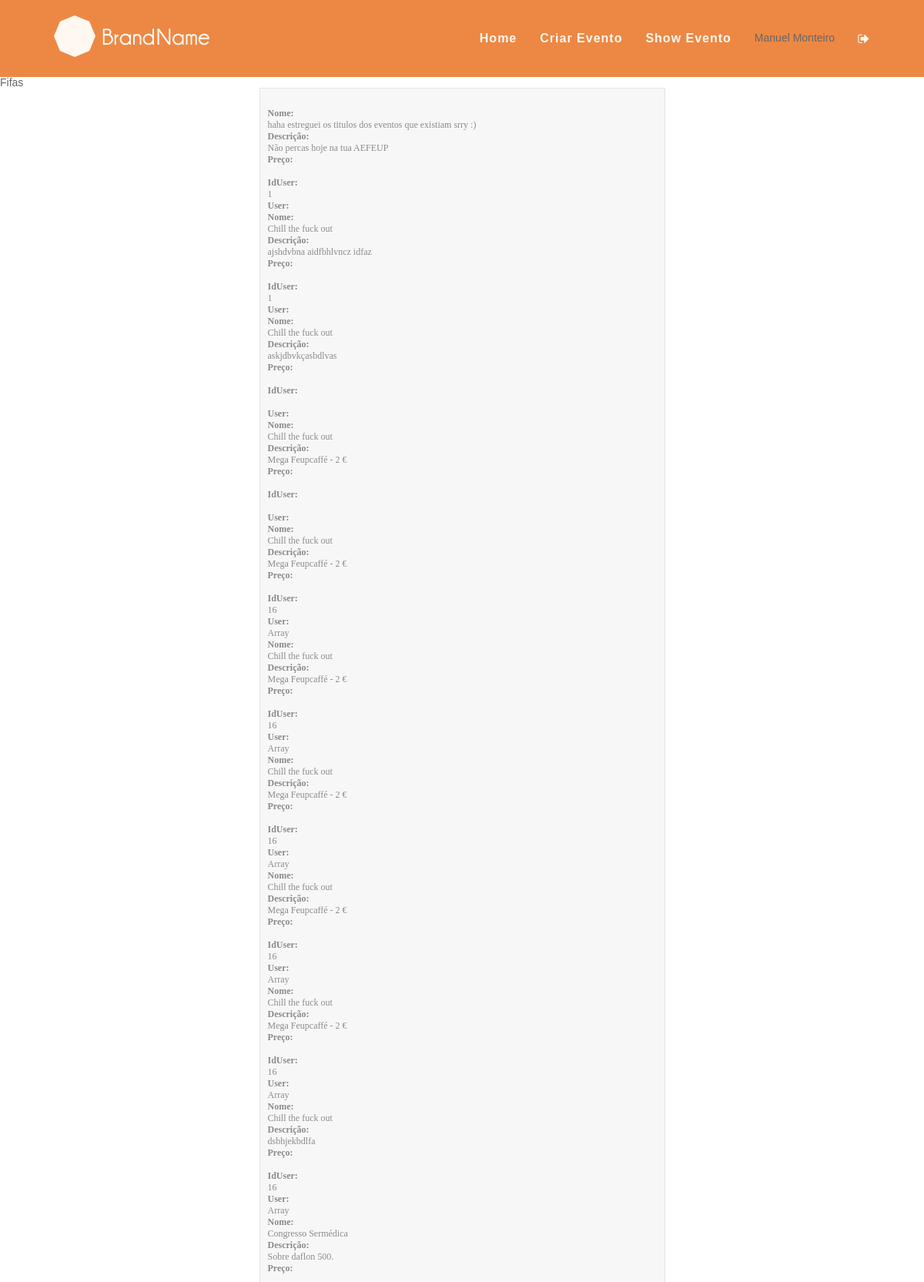
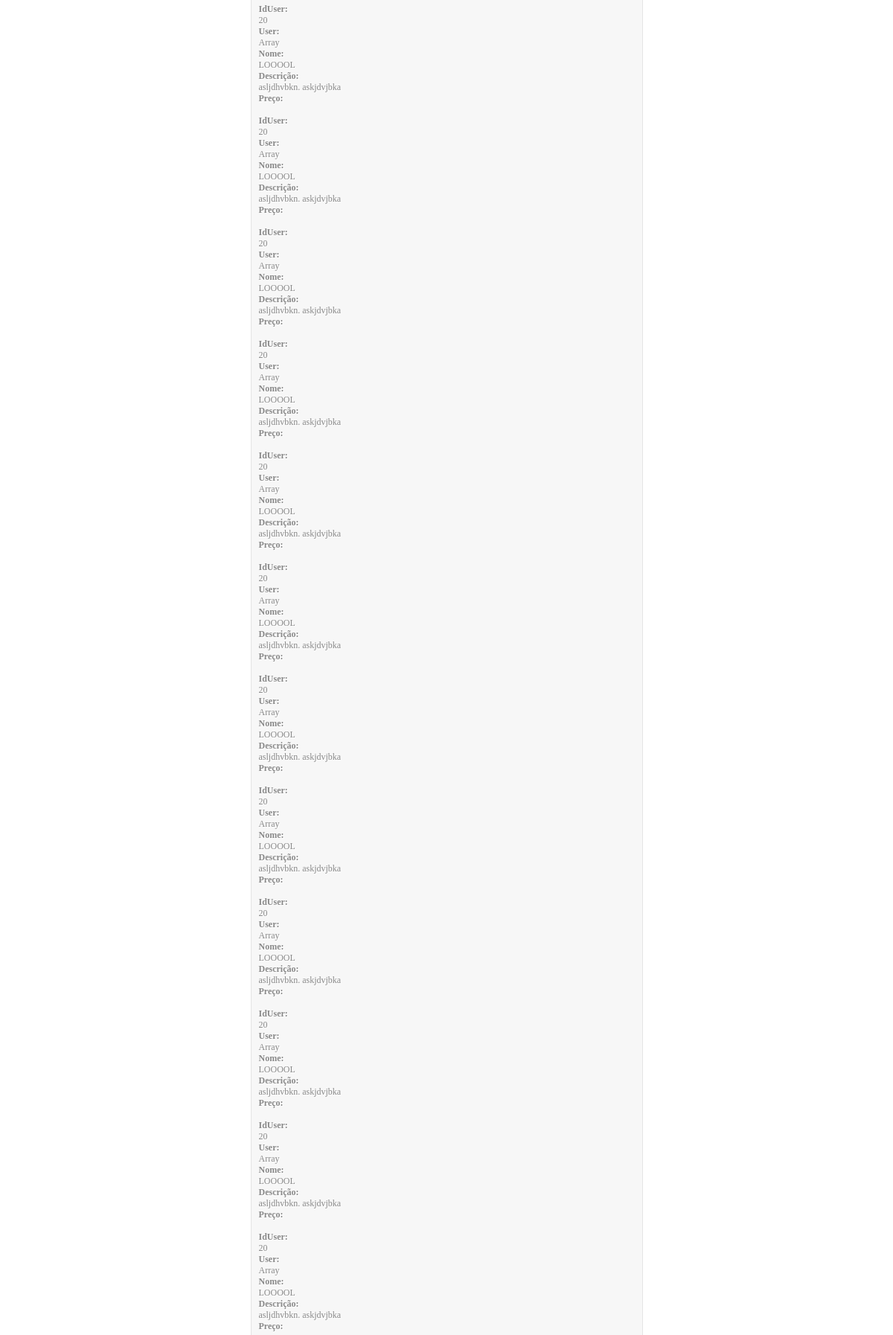
Page /?pagina=listEvents (signed in, upper part) on the committed database (2 pictures, top to bottom).
### tables this page shows
CREATE TABLE "Event" (
	`idEvent`	INTEGER PRIMARY KEY AUTOINCREMENT,
	`name`	TEXT NOT NULL,
	`description`	TEXT NOT NULL,
	`idImage`	INTEGER,
	`idType`	INTEGER,
	`date`	TEXT NOT NULL,
	`idUser`	INTEGER NOT NULL,
	`public`	INTEGER DEFAULT 0,
	`local`	TEXT
);

### php/fetchEvents.php (called while the page is built)
<?php
try {
  $db = new PDO('sqlite:./db/dboltw.db');
  $db->setAttribute(PDO::ATTR_ERRMODE, PDO::ERRMODE_EXCEPTION);
} catch (PDOException $e) {
    print "Error!: " . $e->getMessage() . "<br/>";
    die();
}
function getAllEvents(){
  try{
    global $db;
    $stmt=$db->prepare("SELECT * FROM Event");
    $query = $stmt->execute();
    $result= $stmt->fetchAll();
    return $result;
  }
  catch(PDOException $e){
    $_SESSION['errors']=" <script type=\"text/javascript\">
      swal({
            title: \"Error!\",
            text: ". $stmt->errorInfo() .",
            type: \"error\",
            confirmButtonText: \"OK\"
      });
      </script>";
    return -1;
  }
}
function getCreator($idU){
  try{
    global $db;
    $stmt=$db->prepare("SELECT username FROM User WHERE idUser=:idU");
    $stmt->bindValue(':idU',$idU,PDO::PARAM_STR);
    $found=$stmt->execute();
    $columns=$stmt->fetch();
    return $columns;
  }catch(PDOException $e){
    if(isset($_SESSION['user_id'])){
      $log=$e->getMessage()." ___Date=".date("Y-m-d")." ___ idUser=".$_SESSION['user_id'].PHP_EOL;
    }else{
      $log=$e->getMessage()." ___Date= ".date("Y-m-d")."\n";
    }
    error_log($log,3,"./error.log");
        return -1;
  }
}
$events=getAllEvents();
$idU = 16;
$creator=getCreator($idU);
print_r($creator['username']);
?>

### template/listEvents.php (the view, shortened to what this page needs)
<?php include_once 'php/fetchEvents.php'; ?>
<div  class="event-form">
	<?php
		for($i=0; $i < count($events); ++$i)
		{?>
			<h4>Nome:</h4>
			<? echo $events[$i]['name']; ?>
			<br>
			<h4>Descrição:</h4>
			<? echo $events[$i]['description']; ?>
			<br>
			<h4>Preço:</h4>
   			<br>
   			<h4>IdUser:</h4>
   			<? echo $events[$i]['idUser']; ?>
   			<br>
   			<h4>User:</h4>
   			<? $u_id = "idUser";
			 echo getCreator($events[$i][$u_id]);
		}
	?>
</div>

### template/header.php (shortened to what this page needs)
	<!DOCTYPE html>
<html>
    <head>
			<link href="https://code.jquery.com/ui/1.10.4/themes/ui-lightness/jquery-ui.css" rel="stylesheet">
      <link rel="stylesheet" type="text/css" href="css/sweetalert.css">
      <link href="css/reset.css" rel="stylesheet">
      <link href= "css/main.css" rel="stylesheet" >
      <link href="font-awesome-4.1.0/css/font-awesome.min.css" rel="stylesheet" type="text/css">
      <link rel="stylesheet" href="https://netdna.bootstrapcdn.com/font-awesome/4.0.3/css/font-awesome.min.css" />
      </head>
      <body>
        <section class="billboard-header">
          <header id="header_geral">
            <div class="wrapper">
              <a href="#"><img src="img/logo.png" class="h_logo" alt="" title=""></a>
              <nav>
                <?php
                if(isset($_SESSION['username'])){ ?>
                <ul class="main_nav">
                  <li class="current"><a href="./"> Home </a></li>
                  <li><a href="./?pagina=createEvent">Criar Evento</a></li>
                  <li><a href="./?pagina=listEvents">Show Evento</a></li>
                  <li><p><?php echo $_SESSION['firstname']; ?> <?php echo $_SESSION['lastname']; ?></p></li>
                  <li><a href="./php/action_logout.php"><span class="icon"><i class="fa fa-sign-out"></i></span></a></li>
                </ul>
                  <?php }?>
              </nav>
            </div>
          </header>
				</section>

### index.php
<?php
include 'template/header.php';
if (isset ( $_GET ['pagina'] ))
{
	 $url = 'template/' . $_GET['pagina'] . '.php';
	 include  $url;
}
else
{
 	include 'template/home.php';
}
include 'template/footer.php';
?>

### template/footer.php (shortened to what this page needs)
</body>
</html>

### css/main.css (style rules this page uses)
#header_geral { width: 100%; height: 100px; background-color: rgba(255, 255, 255, .1); z-index: 9999; }
#header_geral .h_logo { float: left; margin-top: 20px; }
#header_geral nav { float: right; margin-top: 42px; overflow: hidden; }
#header_geral nav ul li { float: left; margin-left: 30px; }
#header_geral nav ul li a { text-decoration: none; font-family: 'LatoBold', arial; font-weight: bold; font-size: 16px; color: #fef8f1; letter-spacing: 1px; }
.billboard-header { width: 100%; height: 100px; background: #EB7A2F ; background-size: cover; -webkit-background-size: cover; -moz-background-size: cover; -o-background-size: cover; }
.wrapper { width: 1060px; height: auto; margin: 0 auto; }
footer nav ul li a, footer .rights a, header nav ul li a, .call_to_action a.cta_btn, .testimonials a.author, .newsletter .submit_nl { transition: .2s linear; -webkit-transition: .2s linear; -moz-transition: .2s linear; -o-transition: .2s linear; }
body { font-family: 'Source Sans Pro', sans-serif; font-size: 14px; color: #666; }
.event-form { margin-left:auto; margin-right:auto; max-width: 500px; background: #F7F7F7; padding: 25px 15px 25px 10px; font: 12px Georgia, "Times New Roman", Times, serif; color: #888; text-shadow: 1px 1px 1px #FFF; border:1px solid #E4E4E4; }

### rows in the picture
event: name "haha estreguei os titulos dos eventos que existiam srry :)", description "Não percas hoje na tua AEFEUP", idUser "1"
event: name "Chill the fuck out", description "ajshdvbna aidfbhlvncz idfaz", idUser "1"
event: name "Chill the fuck out", description "askjdbvkçasbdlvas"
event: name "Chill the fuck out", description "Mega Feupcaffé - 2 €"
event: name "Chill the fuck out", description "Mega Feupcaffé - 2 €", idUser "16", u_id "Array"
event: name "Chill the fuck out", description "Mega Feupcaffé - 2 €", idUser "16", u_id "Array"
event: name "Chill the fuck out", description "Mega Feupcaffé - 2 €", idUser "16", u_id "Array"
event: name "Chill the fuck out", description "Mega Feupcaffé - 2 €", idUser "16", u_id "Array"
event: name "Chill the fuck out", description "Mega Feupcaffé - 2 €", idUser "16", u_id "Array"
event: name "Chill the fuck out", description "dsbhjekbdlfa", idUser "16", u_id "Array"
event: name "Congresso Sermédica", description "Sobre daflon 500.", idUser "20", u_id "Array"
event: name "LOOOOL", description "asljdhvbkn. askjdvjbka", idUser "20", u_id "Array"
event: name "LOOOOL", description "asljdhvbkn. askjdvjbka", idUser "20", u_id "Array"
event: name "LOOOOL", description "asljdhvbkn. askjdvjbka", idUser "20", u_id "Array"
event: name "LOOOOL", description "asljdhvbkn. askjdvjbka", idUser "20", u_id "Array"
event: name "LOOOOL", description "asljdhvbkn. askjdvjbka", idUser "20", u_id "Array"
event: name "LOOOOL", description "asljdhvbkn. askjdvjbka", idUser "20", u_id "Array"
event: name "LOOOOL", description "asljdhvbkn. askjdvjbka", idUser "20", u_id "Array"
event: name "LOOOOL", description "asljdhvbkn. askjdvjbka", idUser "20", u_id "Array"
event: name "LOOOOL", description "asljdhvbkn. askjdvjbka", idUser "20", u_id "Array"
event: name "LOOOOL", description "asljdhvbkn. askjdvjbka", idUser "20", u_id "Array"
event: name "LOOOOL", description "asljdhvbkn. askjdvjbka", idUser "20", u_id "Array"
event: name "LOOOOL", description "asljdhvbkn. askjdvjbka"

### other values in the picture
$_SESSION['firstname'] "Manuel"
$_SESSION['lastname'] "Monteiro"
